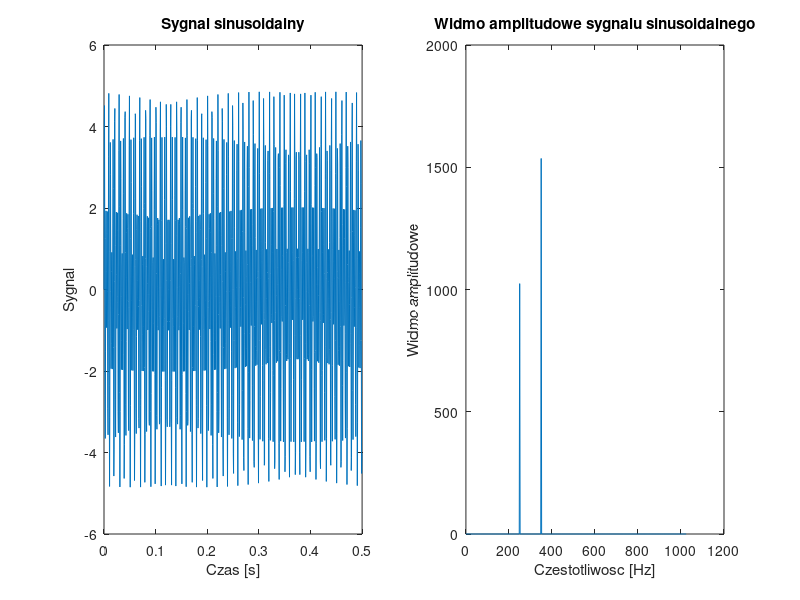

Reproduce this figure in MATLAB.
clear all;
close all;

% Sygnal sinusoidalny

N = 1024;
fp = 2048;
t = 0:1/fp:(N-1)/fp;
x = 2*sin(2*pi*250*t) + 3*sin(2*pi*350*t);
figure(1);
subplot(121);
plot(t,x);
title('Sygnal sinusoidalny');
xlabel('Czas [s]');
ylabel('Sygnal');

% Widmo amplitudowe

Nf = 1024;
N21 = Nf/2+1;
f = linspace(0,fp/2,N21);
v = fft(x,Nf);
w = abs(v);
subplot(122);
plot(f,w(1:N21));
title('Widmo amplitudowe sygnalu sinusoidalnego');
xlabel('Czestotliwosc [Hz]');
ylabel('Widmo amplitudowe');